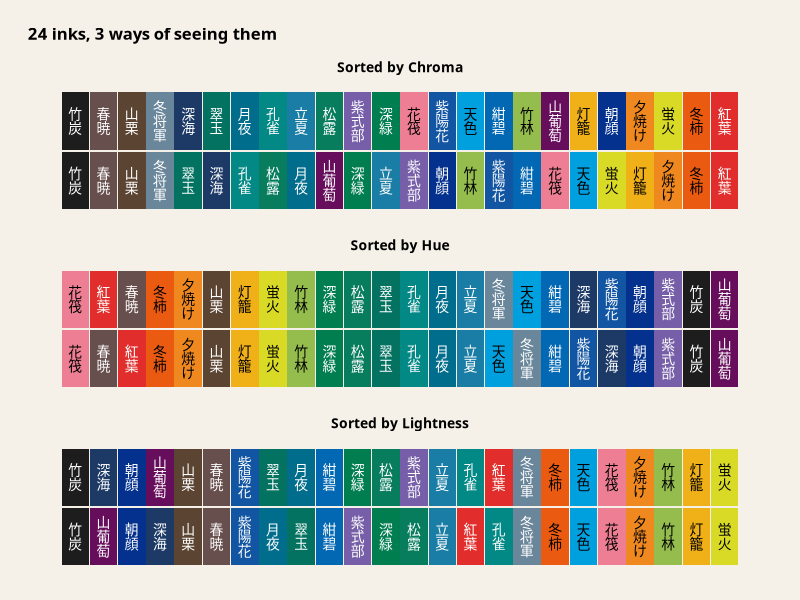

Write the R code that produced this figure. (Note: this script raises an error after producing the figure.)
## ---- chunk 1
#| label: setup
#| include: false

library(tidyverse)
library(colorspace)
library(scales)
library(farver)
## ---- chunk 2
#| label: ink-data
#| echo: true

iroshizuku_colors <- tibble(
  ink_name = c(
    "Ajisai", "Asagao", "Konpeki", "Amairo", "Kujaku", "Rikka",
    "Tsukiyo", "Shinkai", "Syoro", "Shinryoku", "Suigyoku", "Takesumi",
    "Fuyusyogun", "Chikurin", "Hotarubi", "Hanaikada", "Murasakishikibu",
    "Yamabudo", "Momiji", "Fuyugaki", "Yuyake", "Toro", "Yamaguri", "Syungyo"
  ),
  ink_name_japanese = c(
    "紫陽花", "朝顔", "紺碧", "天色", "孔雀", "立夏",
    "月夜", "深海", "松露", "深緑", "翠玉", "竹炭",
    "冬将軍", "竹林", "蛍火", "花筏", "紫式部",
    "山葡萄", "紅葉", "冬柿", "夕焼け", "灯籠", "山栗", "春暁"
  ),
  hex = c(
    "#1255A2", "#04318E", "#0368B4", "#00A0DF", "#028986", "#1A7DA5",
    "#016D8C", "#1C3A65", "#077D5E", "#007E4F", "#037261", "#1E1D1E",
    "#6A869A", "#94BD4E", "#D9DA26", "#ED7E93", "#765FA8", "#660D5B",
    "#E12E2C", "#EA5A10", "#EF881F", "#F0B018", "#5B4532", "#674F4D"
  ),
  description = c(
    "Hydrangea",
    "Morning Glory",
    "Deep Cerulean Blue",
    "Sky Blue",
    "Peacock",
    "Early Summer",
    "Moonlit Night",
    "Deep Sea",
    "Dew on Pine Tree",
    "Forest Green",
    "Emerald",
    "Bamboo Charcoal",
    "Winter Commander",
    "Bamboo Forest",
    "Firefly Glow",
    "Floating Cherry Blossoms",
    "Murasaki Shikibu",
    "Wild Grape Vine",
    "Autumn Maple Leaves",
    "Winter Persimmon",
    "Sunset Glow",
    "Lantern Light",
    "Wild Chestnut",
    "Spring Dawn"
  )
)
## ---- chunk 3
#| label: prepare-ojs-data
#| echo: true

# HCL / polar LUV
hcl_coords <- coords(
  as(hex2RGB(iroshizuku_colors$hex), "polarLUV")
) |>
  as_tibble() |>
  rename(
    hcl_h = H,
    hcl_c = C,
    hcl_l = L
  )

# OKLCH
oklch_coords <- farver::decode_colour(
  iroshizuku_colors$hex,
  to = "oklch"
) |>
  as_tibble() |>
  rename(
    oklch_l = l,
    oklch_c = c,
    oklch_h = h
  )

ink_data <- iroshizuku_colors |>
  bind_cols(hcl_coords, oklch_coords) |>
  mutate(
    original_order = row_number()
  ) |>
  select(
    original_order,
    ink_name,
    ink_name_japanese,
    description,
    hex,
    hcl_h,
    hcl_c,
    hcl_l,
    oklch_h,
    oklch_c,
    oklch_l
  )

ink_data
## ---- chunk 4
#| label: prepare-colour-space-order
#| echo: false
plot_data <- ink_data |>
  pivot_longer(hcl_h:oklch_l) |>
  group_by(name) |>
  arrange(value, .by_group = TRUE) |>
  mutate(x = row_number()) |>
  ungroup() |>
  mutate(
    prop = str_remove(name, "^(hcl_|oklch_)"),
    y = fct_reorder(name, value, sum, .desc = TRUE),
    
    # Japanese vertical writing
    label_vertical = str_split(ink_name_japanese, "", simplify = FALSE) |>
      map_chr(~ paste(.x, collapse = "\n")),
    
    # perceptual lightness of each hex colour
    text_colour = if_else(
      farver::decode_colour(hex, to = "lab")[, "l"] < 55,
      "white",
      "black"
    )
  )

plot_data <- plot_data |>
  mutate(
    prop_label = recode(
      prop,
      h = "Sorted by Hue",
      c = "Sorted by Chroma",
      l = "Sorted by Lightness"
    )
  )
## ---- chunk 5
#| label: compare-colour-space-order
#| echo: true
#| fig-cap: "The same 24 inks sorted by hue, chroma, and lightness in HCL and OKLCH."
#| fig-align: center
#| out-width: "100%"

ggplot(plot_data, aes(x = x, y = y)) +
  geom_tile(
    aes(fill = I(hex)),
    width = 0.98,
    height = 0.96
  ) +
  geom_text(
    aes(
      label = label_vertical,
      colour = I(text_colour)
    ),
    family = "osaka",
    lineheight = 0.85,
    size = 3.5
  ) +
  facet_wrap(
    ~ prop_label,
    scales = "free",
    ncol = 1
  ) +
  theme_void(base_family = "osaka") +
  theme(
    plot.background = element_rect(
      fill = "#F5F1E8",
      colour = NA
    ),
    panel.background = element_rect(
      fill = "#F5F1E8",
      colour = NA
    ),
    strip.background = element_blank(),
    strip.text = element_text(
      size = 10,
      face = "bold",
      margin = margin(b = 8)
    ),
    panel.spacing = unit(1.1, "lines"),
    plot.title = element_text(
      size = 12,
      face = "bold",
      margin = margin(b = 12)
    ),
    plot.margin = margin(20, 20, 20, 20)
  ) +
  labs(
    title = "24 inks, 3 ways of seeing them"
  )


## ---- chunk 6
#| label: send-to-ojs
#| output: false

ojs_define(inks = ink_data)
